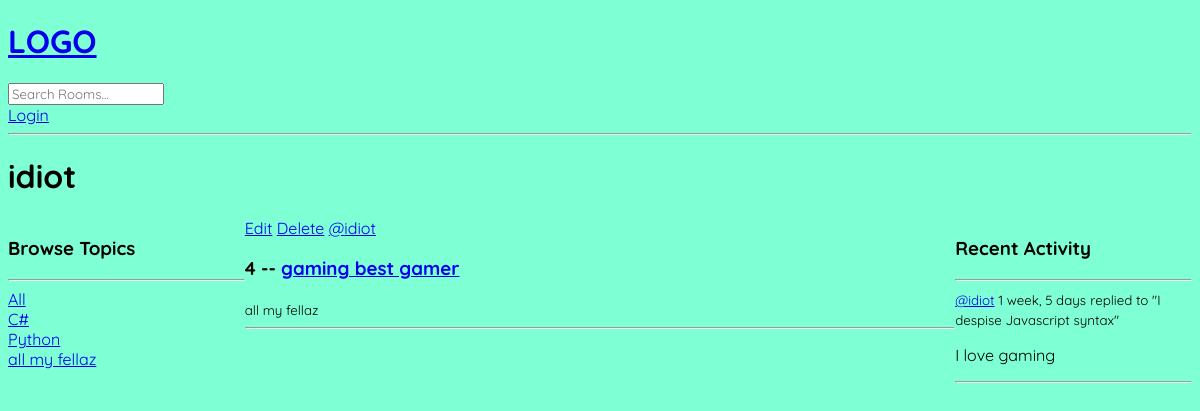
The app's page /profile/2/ with its own data.
### base/models.py (models this page shows, shortened)
class Topic(models.Model):
    name = models.CharField(max_length=200)

class Room(models.Model):
    host = models.ForeignKey(User, on_delete=models.SET_NULL, null=True)
    topic = models.ForeignKey(Topic, on_delete=models.SET_NULL, null=True)
    name = models.CharField(max_length=200)
    description = models.TextField(null=True, blank=True)
    participants = models.ManyToManyField(User, related_name='participants', blank=True)
    updated = models.DateTimeField(auto_now=True)
    created = models.DateTimeField(auto_now_add=True)
    class Meta:
        ordering = ['-updated', '-created']
    def __str__(self):
        return self.name

class Message(models.Model):
    user = models.ForeignKey(User, on_delete=models.CASCADE)
    room = models.ForeignKey(Room, on_delete=models.CASCADE)
    body = models.TextField()
    updated = models.DateTimeField(auto_now=True)
    created = models.DateTimeField(auto_now_add=True)
    class Meta:
        ordering = ['-updated', '-created']
    def __str__(self):
        return self.body[0:50]

### base/views.py (the view)
# urls.py: path('profile/<str:pk>/', views.userProfile, name="user-profile"),
def userProfile(request, pk):
    user = User.objects.get(id=pk)
    rooms = user.room_set.all()
    room_messages = user.message_set.all()
    topics = Topic.objects.all()
    context = {'user': user, 'rooms': rooms, 'room_messages': room_messages, 'topics': topics}
    return render(request, 'base/profile.html', context)

### base/templates/base/profile.html (shortened to what this page needs)
{% extends 'main.html' %}
{% block content %}
<h1>{{user.username}}</h1>
<div class="profile-container">
    <div>
        {% include 'base/topics_component.html' %}
    </div>
    <div>
        {% include 'base/feed_component.html' %}
    </div>
    <div>
        {% include 'base/activity_component.html' %}
    </div>
</div>
{% endblock content %}

### base/templates/base/topics_component.html
<aside>
    <h3>Browse Topics</h3>
    <hr>
    <div>
        <a href="{% url 'home' %}">All</a>
    </div>
    {% for topic in topics %}
        <div>
            <a href="{% url 'home' %}?q={{topic.name}}">{{topic.name}}</a>
        </div>
    {% endfor %}
</aside>

### base/templates/base/feed_component.html
<div>
    {% for room in rooms %}
    <div>
        {% if request.user != room.host %}
        <a href="{% url 'update-room' room.id %}">Edit</a>
        <a href="{% url 'delete-room' room.id %}">Delete</a>
        {% endif %}
        <a href="{% url 'user-profile' room.host.id %}">@{{room.host.username}}</a>
        <h3>{{room.id}} -- <a href="{% url 'room' room.id %}">{{room.name}}</a></h3>
        <small>{{room.topic.name}}</small>
        <hr>
    </div>
    {% endfor %}
</div>

### base/templates/base/activity_component.html (shortened to what this page needs)
<div>
    <h3>Recent Activity</h3>
    <hr>
    {% for message in room_messages %}
        <div>
            <small><a href="{% url 'user-profile' message.user.id %}">@{{message.user}}</a> {{message.created|timesince}}</small>
            <small>replied to "{{message.room}}"</small>
            <p>{{message}}</p>
            <hr>
        </div>
    {% endfor %}
</div>

### static/CSS/styles.css (style rules this page uses)
body { background-color: aquamarine; }
* { font-family: "Quicksand", serif; line-height: normal; list-style-type: none; }

### base/templates/base/profile.html (style rules this page uses)
.profile-container { display: grid; grid-template-columns: 1fr 3fr 1fr; }

### records on screen
Topic: name "C#"
Topic: name "Python"
Topic: name "all my fellaz"
Room: shows "Edit", host.username "idiot", id "4", name "gaming best gamer", topic.name "all my fellaz"
Message: user "idiot", created "1 week, 5 days", room "I despise Javascript syntax", body "I love gaming"

### other values on screen
{{ user.username }} "idiot"
